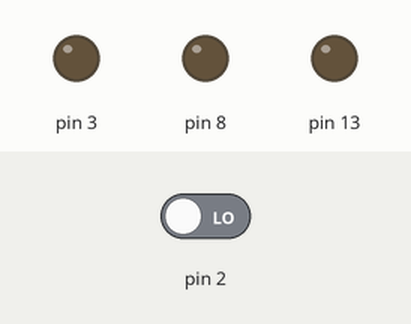
Simulated run of this sketch. Board: Arduino Uno, built with avr-gcc and run on an emulated ATmega328P. Parts: output pins drawn as LEDs (lit = HIGH). Inputs (shaded band) come from the test bench; at power-on: pin 2 LOW.

Above: at 1.2 s.
1.3 s: pin 2 driven HIGH
At 1.6 s:
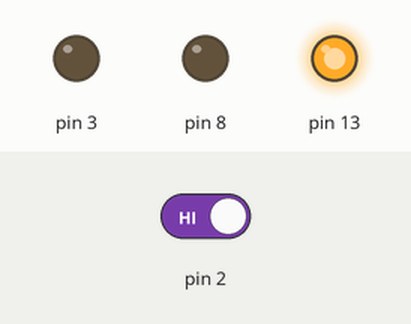
At 3.1 s:
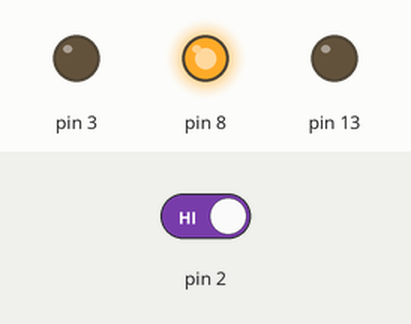
4.3 s: pin 2 driven LOW
At 5.1 s:
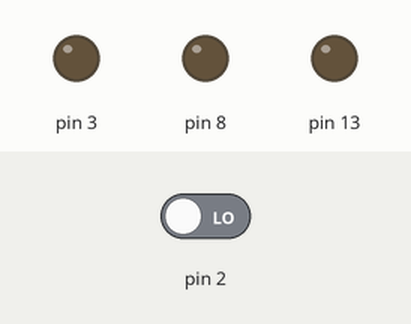
Timing chart, 0 to 7.3 s (numbered marks = the images above; inputs shaded):
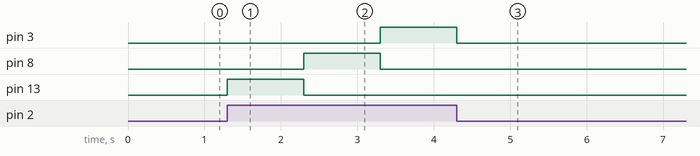

The sketch:

Ejercicio1.ino
```cpp
int buttonState = 0;

void setup()
{
  pinMode(2, INPUT);
  pinMode(3, OUTPUT);
  pinMode(8,OUTPUT);
  pinMode(13, OUTPUT);
}

void loop()
{
  buttonState = digitalRead(2);
    if (buttonState == HIGH)
    {
    digitalWrite(3, LOW);
    digitalWrite(8, LOW);
    digitalWrite(13, HIGH);
    delay(1000);

    digitalWrite(3, LOW);
    digitalWrite(8, HIGH);
    digitalWrite(13, LOW);
    delay(1000);

    digitalWrite(3, HIGH);
    digitalWrite(8, LOW);
    digitalWrite(13, LOW);
    delay(1000);

    } else{
      digitalWrite(3, LOW);
      digitalWrite(8, LOW);
      digitalWrite(13, LOW);
    }
}
```

Measured:
- after the input at 1.3 s, pin 3: LOW → HIGH after 2.0 s; pin 8: LOW → HIGH after 1.0 s, → LOW 1.0 s later; pin 13: LOW → HIGH at once, → LOW 1.0 s later
- after the input at 4.3 s, pin 3: goes on until 4.3 s, then stays LOW; pin 8, pin 13: stops changing and stays LOW
